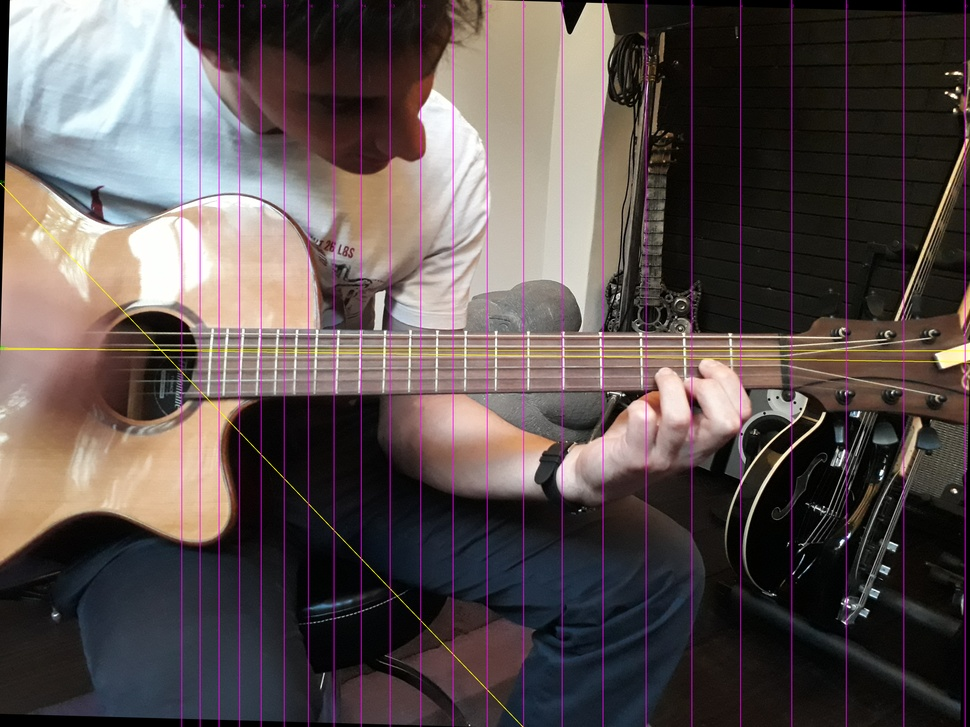
#> input picture reference_grid_debug.jpg, 970 x 727 px, shrunk from 4128 x 3096 before the run
$ python calibrate_fretboard.py reference_grid_debug.jpg
#> lines starting #> are read from the running program, lines starting #| are printed output that depends on the picture; after the words box and inside, x2 and y2 are one past the last pixel; in counts of white or black regions, pixels touching at a corner belong together
"""
Interactive tool to calibrate the fretboard grid on a reference image.

Usage (inside venv):

    cd /Users/zhangboxiang/Desktop/CVMusic/Backend
    source venv/bin/activate
    python calibrate_fretboard.py pictures2/chordC.jpg

Steps on the image window:
  1) First, click TWO points along String 1 (high E), then String 2, ..., up to String 6.
     - Each string: 2 left-clicks to define a line.
  2) Then, click TWO points along Fret 1, Fret 2, ..., up to Fret 5 (or however many you want).
  3) When done, the calibration will be saved to:
         Backend/calibration/fretboard_calibration.json

This JSON will later be used by FingerAnalyzer to map fingertip pixels -> (string, fret)
without relying on Hough-based grid detection.
"""

import json
import os
import sys
from typing import List, Tuple

import cv2


N_STRINGS = 6
N_FRETS = 5  # number of frets you care about near the nut


def main() -> None:
    if len(sys.argv) < 2:
        print("Usage: python calibrate_fretboard.py path/to/reference_image.jpg")
        sys.exit(0)

    img_path = sys.argv[1]
    if not os.path.isfile(img_path):
        print(f"❌ Image not found: {img_path}")
        sys.exit(1)

    img = cv2.imread(img_path)
#> img is the input picture: shape (727, 970, 3); mean B, G, R 80, 81.6, 92.4
    if img is None:
        print(f"❌ Cannot read image: {img_path}")
        sys.exit(1)

    h, w = img.shape[:2]
#> h = 727; w = 970
    display = img.copy()

    strings: List[dict] = []
    frets: List[dict] = []

    mode = "string"  # or "fret"
    current_string = 1
    current_fret = 1
    temp_points: List[Tuple[int, int]] = []

    window_name = "Calibrate Fretboard"

    print("============================================================")
    print("🎯 Fretboard Calibration")
    print("============================================================")
    print(f"Image: {img_path} (width={w}, height={h})")
#| Image: reference_grid_debug.jpg (width=970, height=727)
    print()
    print("Instructions:")
    print("  1) First click TWO points along each string, from String 1 (high E) to String 6 (low E).")
    print("  2) Then click TWO points along each fret line (from Fret 1 upwards).")
    print("  3) Press 'q' to cancel at any time.")
    print()

    def mouse_cb(event, x, y, flags, param):
        nonlocal mode, current_string, current_fret, temp_points, display

        if event == cv2.EVENT_LBUTTONDOWN:
            temp_points.append((x, y))
            cv2.circle(display, (x, y), 4, (0, 0, 255), -1)

            if len(temp_points) == 2:
                p1, p2 = temp_points
                color = (0, 255, 255) if mode == "string" else (255, 0, 255)
                cv2.line(display, p1, p2, color, 2)

                if mode == "string":
                    strings.append(
                        {
                            "index": current_string,
                            "p1": [int(p1[0]), int(p1[1])],
                            "p2": [int(p2[0]), int(p2[1])],
                        }
                    )
                    print(f"✅ Recorded String {current_string}: {p1} -> {p2}")
                    current_string += 1
                else:
                    frets.append(
                        {
                            "index": current_fret,
                            "p1": [int(p1[0]), int(p1[1])],
                            "p2": [int(p2[0]), int(p2[1])],
                        }
                    )
                    print(f"✅ Recorded Fret {current_fret}: {p1} -> {p2}")
                    current_fret += 1

                temp_points = []

    cv2.namedWindow(window_name)
    cv2.setMouseCallback(window_name, mouse_cb)

    while True:
        # Draw instruction text on a copy to avoid overwriting base drawing
        overlay = display.copy()
        if mode == "string":
            text = f"Click 2 points for String {current_string}/{N_STRINGS} (high E is String 1)."
        else:
            text = f"Click 2 points for Fret {current_fret}/{N_FRETS}."

        cv2.putText(
            overlay,
            text,
            (10, 30),
            cv2.FONT_HERSHEY_SIMPLEX,
            0.7,
            (0, 255, 0),
            2,
            cv2.LINE_AA,
        )
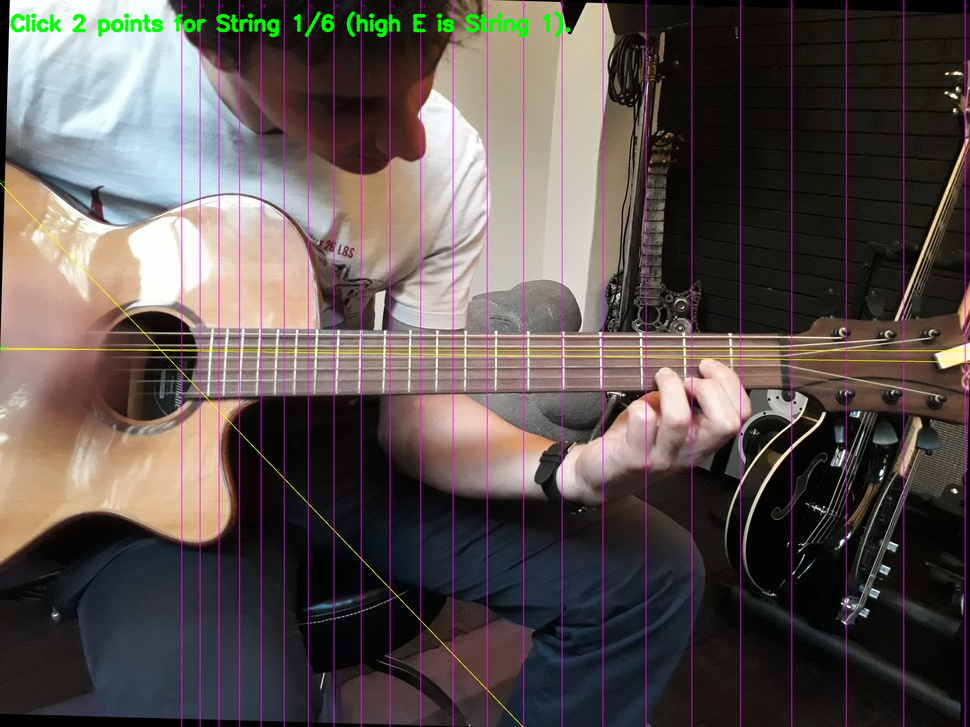
#> overlay: shape (727, 970, 3); 0.86% of pixels changed, all inside (x1, y1, x2, y2) = (10, 11, 572, 38)

        cv2.imshow(window_name, overlay)
        key = cv2.waitKey(20) & 0xFF
#> (key q is pressed here)

        if key == ord("q"):
            print("❌ Calibration cancelled by user.")
            cv2.destroyAllWindows()
            sys.exit(0)
#> (the program exits here)
